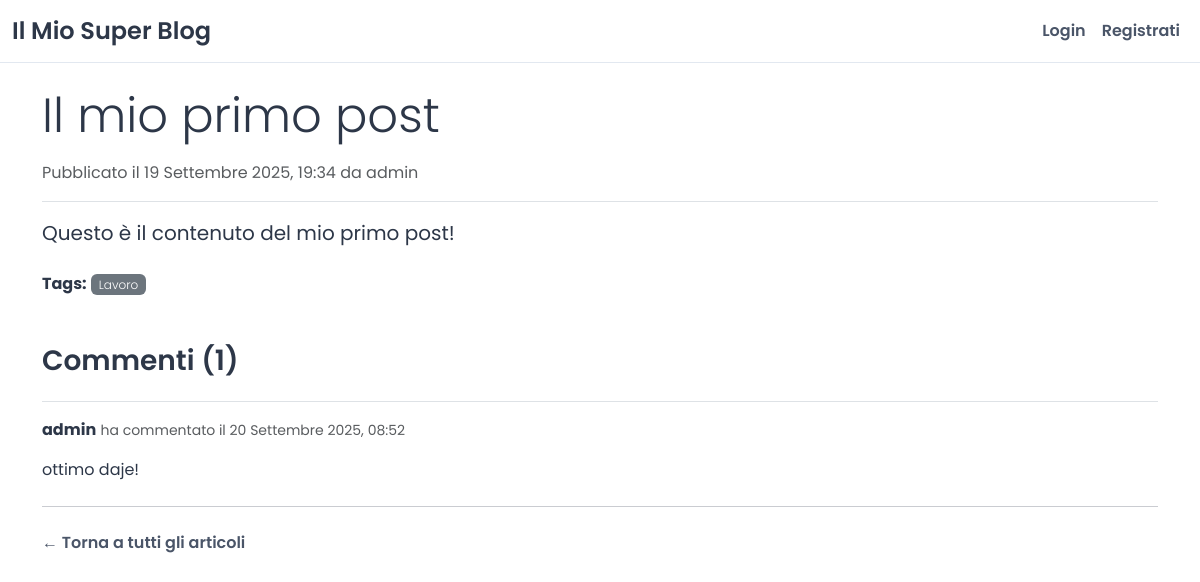
The app's page /post/1/ with its own data.
### blog/models.py (models this page shows, shortened)
class Post(models.Model):
    title = models.CharField(max_length=200)
    content = models.TextField()
    author = models.ForeignKey(
        get_user_model(),
        on_delete=models.CASCADE,
        related_name='posts'
    )
    tags = models.ManyToManyField(Tag, blank=True)
    created_at = models.DateTimeField(auto_now_add=True)
    updated_at = models.DateTimeField(auto_now=True)
    filter_horizontal = ('tags',)

class Tag(models.Model):
    name = models.CharField(max_length=50, unique=True)

class Comment(models.Model):
    post = models.ForeignKey(Post, on_delete=models.CASCADE, related_name='comments')
    author = models.CharField(max_length=100)
    text = models.TextField()
    created_at = models.DateTimeField(auto_now_add=True)

### blog/views.py (the view)
# urls.py: path('post/<int:pk>/', post_detail_view, name='post_detail'),
def post_detail_view(request, pk):
    post = get_object_or_404(Post, pk=pk)
    context = {
        'post': post,
    }
    return render(request, "blog/post_detail.html", context)

### templates/blog/post_detail.html (shortened to what this page needs)
{% extends "base.html" %}
{% block content %}
    <article class="post-full my-4">
        <h2 class="display-5 mb-3">{{ post.title }}</h2>
        <p class="text-muted border-bottom pb-3">
            Pubblicato il {{ post.created_at|date:"d F Y, H:i" }} da {{ post.author }}
        </p>
        <div class="post-content fs-5 text-break">
            {{ post.content|safe }}
        </div>
        {% if post.tags.all %}
            <div class="tags mt-4">
                <strong>Tags:</strong>
                {% for tag in post.tags.all %}
                    <span class="badge bg-secondary fw-light">{{ tag.name }}</span>
                {% endfor %}
            </div>
        {% endif %}
    </article>
    <section class="comments-section mt-5">
        <h3>Commenti ({{ post.comments.count }})</h3>
        {% for comment in post.comments.all %}
            <div class="comment mt-4 border-top pt-3">
                <p class="comment-meta">
                    <strong>{{ comment.author }}</strong>
                    <small class="text-muted">ha commentato il {{ comment.created_at|date:"d F Y, H:i" }}</small>
                </p>
                <div class="comment-text">
                    {{ comment.text|linebreaks }}
                </div>
            </div>
        {% empty %}
            <p class="mt-3 fst-italic">Non ci sono ancora commenti per questo articolo.</p>
        {% endfor %}
    </section>
    <hr class="my-4">
    <a href="{% url 'blog:post_list' %}">&larr; Torna a tutti gli articoli</a>
{% endblock content %}

### static/css/style.css (style rules this page uses)
:root { --primary-color: #4A5568; --primary-hover: #2D3748; --light-gray: #f7fafc; --border-color: #e2e8f0; --dark-text: #2D3748; --body-font: 'Poppins', sans-serif; --border-radius: 0.375rem; }
body { font-family: var(--body-font); background-color: #fff; color: var(--dark-text); font-weight: 400; }
h1, h2, h3, h4, h5, h6 { font-weight: 600; color: var(--dark-text); }
a:not(.btn) { color: var(--primary-color); text-decoration: none; font-weight: 600; transition: color 0.2s ease-in-out; }

### records on screen
Post: title "Il mio primo post", created_at "19 Settembre 2025, 19:34", author "admin", content "Questo è il contenuto del mio primo post!", comments.count "1"
Tag: name "Lavoro"
Comment: author "admin", created_at "20 Settembre 2025, 08:52", text "ottimo daje!"
